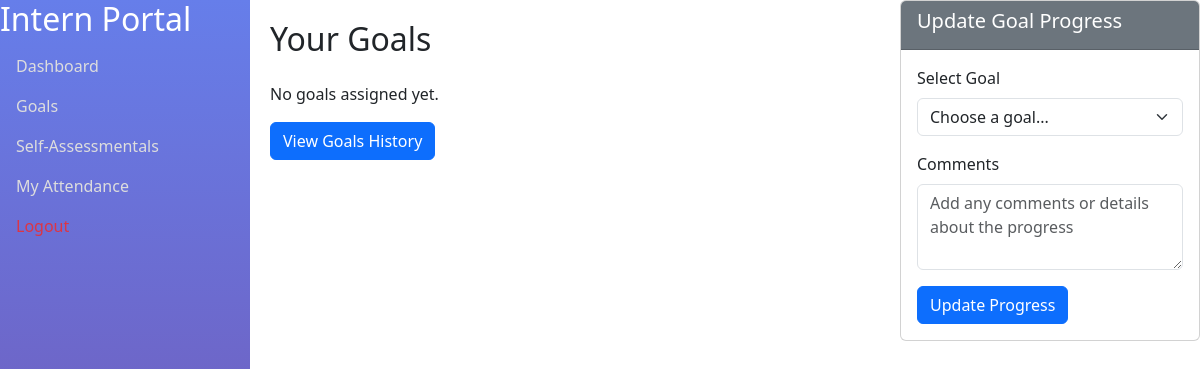
Page /goals/ on the earlier database version.
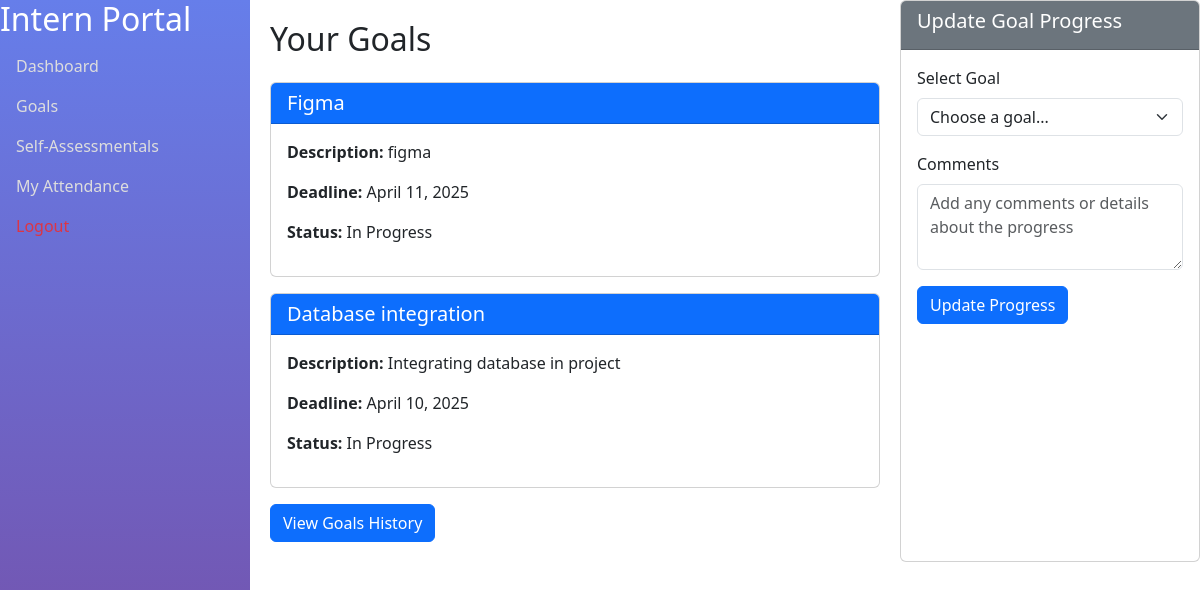
Same page on the later database version.
### accounts/models.py (models this page shows, shortened)
class Goal(models.Model):
    STATUS_CHOICES = [
        ('in_progress', 'In Progress'),
        ('achieved', 'Achieved'),
        ('missed', 'Missed'),
    ]
    title = models.CharField(max_length=100, null=True)
    description = models.TextField()
    status = models.CharField(max_length=100, choices=STATUS_CHOICES)
    progress = models.PositiveIntegerField(default=0)
    created_at = models.DateTimeField(auto_now_add=True, null=True)
    deadline = models.DateTimeField(null=True)
    assigned_to = models.ForeignKey(CustomUser,on_delete=models.CASCADE,related_name="goals", null=True)
    completed = models.BooleanField(default=False, null=True)

### accounts/views.py (the view)
# urls.py: path('goals/', views.goals, name="goals"),
def goals(request):
    goals = Goal.objects.all()
    context = {
        'goals': goals
    }
    return render(request, "intern/goals.html", context)

### templates/intern/goals.html (shortened to what this page needs)
<!DOCTYPE html>
{% load static %}
<html lang="en">
<head>
    <link href="https://cdn.jsdelivr.net/npm/bootstrap@5.3.0/dist/css/bootstrap.min.css" rel="stylesheet">
</head>
<body>
    <nav class="sidebar d-flex flex-column">
        <h2><a class="navbar-brand text-center py-3" href="#">Intern Portal</a></h2>
        <ul class="nav flex-column">
            <li class="nav-item">
                <a class="nav-link " aria-current="page" href="{% url 'intern_dashboard' user.id %}">Dashboard</a>
            </li>
            <li class="nav-item">
                <a class="nav-link " href="{% url 'goals' %}">Goals</a>
            </li>
            <li class="nav-item">
                <a class="nav-link " href="{% url 'Self_Assessment' %}">Self-Assessmentals</a>
            </li>
            <li class="nav-item">
                <a class="nav-link" href="{% url 'attendance' %}">My Attendance</a>
            </li>
            <li class="nav-item">
                <a class="nav-link text-danger" href="{% url 'logout' %}">Logout</a>
            </li>
        </ul>
    </nav>
<div class="content">
    <h2 class="mb-4">Your Goals</h2>
    {% for goal in goals %}
        <div class="row">
            <div class="col-md-12">
                <div class="card mb-3">
                    <div class="card-header bg-primary text-white">
                        <h5 class="mb-0">{{ goal.title }}</h5>
                    </div>
                    <div class="card-body">
                        <p><strong>Description:</strong> {{ goal.description }}</p>
                        <p><strong>Deadline:</strong> {{ goal.deadline|date:"F d, Y" }}</p>
                        <p><strong>Status:</strong> {{ goal.get_status_display }}</p>
                    </div>
                </div>
            </div>
        </div>
    {% empty %}
        <p>No goals assigned yet.</p>
    {% endfor %}
    <div class="mb-8">
        <a href="{% url 'goals_history' %}">
            <button type="submit" class="btn btn-primary">View Goals History</button>
        </a>
    </div>
</div>
    <div class="col-md-3 card">
      <div class="card-header bg-secondary text-white">
        <h5>Update Goal Progress</h5>
      </div>
      <div class="card-body">
        <form>
          <div class="mb-3">
            <label for="goalSelect" class="form-label">Select Goal</label>
            <select id="goalSelect" class="form-select">
              <option selected>Choose a goal...</option>
            </select>
          </div>
          <div class="mb-3">
            <label for="comments" class="form-label">Comments</label>
            <textarea id="comments" class="form-control" rows="3" placeholder="Add any comments or details about the progress"></textarea>
          </div>
          <button type="submit" class="btn btn-primary">Update Progress</button>
        </form>
      </div>
    </div>
</body>
</html>

Differences in the rows shown:
added Goal: title "Figma", description "figma", deadline "April 11, 2025", status "In Progress"
added Goal: title "Database integration", description "Integrating database in project", deadline "April 10, 2025", status "In Progress"
Other differences:
text no longer shown: "No goals assigned yet."
